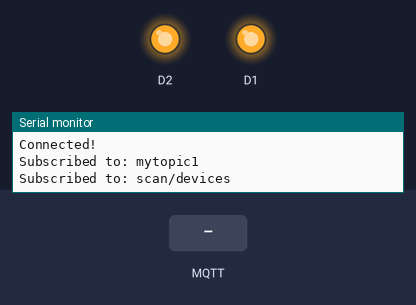
Recording of a sketch running on a simulated ESP8266 (NodeMCU). Shown: output pins drawn as LEDs (lit = HIGH), the last lines printed to the serial monitor. The test bench sets the inputs (shaded band). WiFi joins after 1.5 s; servers stay silent unless stated; no MQTT or app messages arrive unless stated.

Above: at 2.8 s.
2.9 s: MQTT message "up" arrives on the first subscribed topic
At 3.5 s:
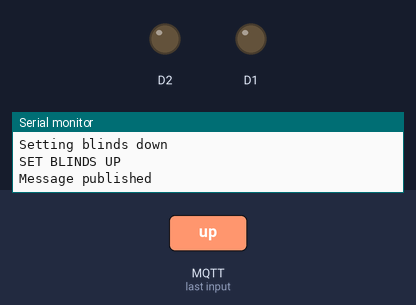
4.4 s: MQTT message "down" arrives on the first subscribed topic
At 4.8 s:
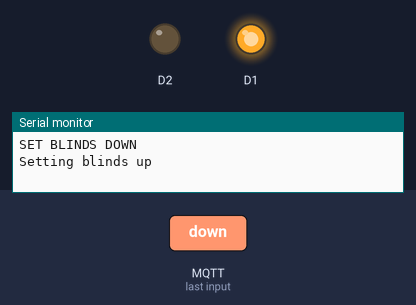
5.9 s: MQTT message "stop" arrives on the first subscribed topic
At 7.2 s:
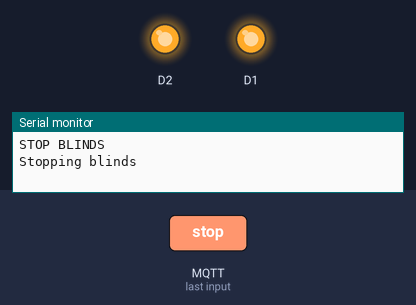
Timing chart, 0 to 8.9 s (numbered marks = the images above; inputs shaded):
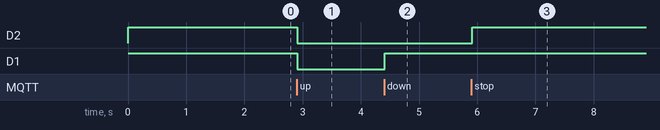

The sketch:

blinds_control_esp8266.ino
```cpp
#define _DEBUG_

#include "ESP8266WiFi.h"
#include <ESP8266HTTPClient.h>
#include <ArduinoJson.h>
#include <PubSubClient.h>

//// Device class and attributes
//class Device {
//  public:
//  char* name = "blinds_001";
//  const char* deviceType = "blinds";
//  char* state;
//  bool isFree = true;
//};

//Device *device;

// Network configuration
const char* networkName = "GlobalVeronaE3";
const char* networkPwd = "JonSnowviuaXaloc6";

// MQTT configuration
const char* brokerUrl = "hairdresser.cloudmqtt.com";
int mqttPort = 15720;
const char* userMQTT = "ocyeyzzp";
const char* pwdMQTT = "VDHkF95QJPAl";
const char* brokerInstance = "pda-home-automation";
const char* mqttTopicReceive = "mytopic1";
const char* mqttTopicRespond = "otherTopic";
const char* mqttTopicScanReceive = "scan/devices";
const char* mqttTopicScanRespond = "confirm/free";

//WiFiClient and PubSubClient instances
WiFiClient espClient;
PubSubClient mqttClient(espClient);


void setup() {

//  device = new Device();

  // Set up inputs
  pinMode(D5, INPUT);
  pinMode(D6, INPUT);
  pinMode(D7, INPUT);

  // Set up outputs
  pinMode(D1, OUTPUT);
  pinMode(D2, OUTPUT);

  digitalWrite(D1,HIGH);
  digitalWrite(D2, HIGH);

  Serial.begin(115200);

  // Connect to Network
  wifiConnect();

  mqttClient.setServer(brokerUrl, mqttPort);
  mqttClient.setCallback(callback);
}

void wifiConnect(){
  #ifdef _DEBUG_
    Serial.println();
    Serial.println("Starting network connection");
    Serial.print(networkName);
  #endif

   // Set up Network Connection
  WiFi.mode(WIFI_STA);
  WiFi.disconnect();
  delay(100);

  WiFi.begin(networkName, networkPwd);

  while (WiFi.status() != WL_CONNECTED)
  {
    delay(500);

    #ifdef _DEBUG_
      Serial.print(".");
    #endif
  }
  Serial.println();

  #ifdef _DEBUG_
    Serial.println("Connected, IP address: ");
    Serial.print(WiFi.localIP());
  #endif
}

void mqttConnect() {
  while (!mqttClient.connected()) {
    Serial.println("Attempting MQTT connection...");
    // Attempt to connect
    if (mqttClient.connect(brokerInstance, userMQTT, pwdMQTT)){
      Serial.println("Connected!");

      // Subscribe
      mqttClient.subscribe(mqttTopicReceive);
      Serial.print("Subscribed to: ");
      Serial.println(mqttTopicReceive);

      mqttClient.subscribe(mqttTopicScanReceive);
      Serial.print("Subscribed to: ");
      Serial.println(mqttTopicScanReceive);

    } else {
      Serial.println("Failed: ");
      Serial.print(mqttClient.state());
      Serial.println("Try again in 5 seconds");

      // Wait 5 seconds before retrying
      delay(5000);
    }
  }
}

void callback(char* topic, byte* message, unsigned int length) {
  Serial.print("Message arrived on topic: ");
  Serial.print(topic);
  Serial.print(". Message: ");
  String messageStr;

  for (int i = 0; i < length; i++) {
    Serial.print((char)message[i]);
    messageStr += (char)message[i];
  }
  Serial.println();

  if (String(topic) == mqttTopicReceive) {

    digitalWrite(D1, LOW);
    digitalWrite(D2, HIGH);
    if (messageStr == "up") {

      setBlindsDown();
      Serial.println("SET BLINDS UP");
      // Send response
      char payload[12] = "blinds-up";
      mqttClient.publish(mqttTopicRespond, payload);
      Serial.println("Message published");

    } else if (messageStr == "down") {

      Serial.println("SET BLINDS DOWN");
      setBlindsUp();
      // Send response
      char payload[12] = "blinds-down";
      mqttClient.publish(mqttTopicRespond, payload);

    } else if (messageStr == "stop") {

      Serial.println("STOP BLINDS");
      stopBlinds();
      // Send response
      char payload[12] = "blinds-stop";
      mqttClient.publish(mqttTopicRespond, payload);

    } else {

      Serial.println("INVALID MESSAGE");
      stopBlinds();
      // Send response
      char payload[12] = "invalid-msg";
      mqttClient.publish(mqttTopicRespond, payload);

    }
  }
//  else if ( String(topic) == mqttTopicScanReceive) {
//    if (messageStr == "who is free?" && device->isFree) {
//      // Send response
//      char payload[12];
//      sprintf(payload,"%s/%s",device->name,device->deviceType);
//      //mqttClient.publish(mqttTopicScanRespond, payload);
//    } else if (messageStr == "you are now registered" && device->isFree) {
//      device->isFree = false;
//    }
//
//  }
}

void loop() {
  //if (WiFi.status() == WL_CONNECTED) {
    if (!mqttClient.connected()) {
      mqttConnect();
    }

//    int stopButtonVal = digitalRead(D5);
//    if(stopButtonVal == HIGH) {
//      Serial.println("STOP BUTTON PRESSED!!!");
//      stopBlinds();
//    }
//
//    int upButtonVal = digitalRead(D6);
//    if(upButtonVal == HIGH) {
//      Serial.println("UP BUTTON PRESSED!!!");
//      setBlindsUp();
//    }
//
//    int downButtonVal = digitalRead(D7);
//    if(downButtonVal == HIGH) {
//      Serial.println("DOWN BUTTON PRESSED!!!");
//      setBlindsDown();
//    }

    mqttClient.loop();

    delay(250);
 }

 void setBlindsDown(){
    #ifdef _DEBUG_
      Serial.println("Setting blinds down");
    #endif

  digitalWrite(D1, LOW);
  digitalWrite(D2, LOW);
  //delay(15000);
  //digitalWrite(D2, HIGH);
 }


 void setBlindsUp(){
    #ifdef _DEBUG_
      Serial.println("Setting blinds up");
    #endif

  digitalWrite(D1, HIGH);
  digitalWrite(D2, LOW);
  //delay(15000);
  //digitalWrite(D2, HIGH);
 }

  void stopBlinds(){
    #ifdef _DEBUG_
      Serial.println("Stopping blinds");
    #endif

    digitalWrite(D2, HIGH);
    digitalWrite(D1, HIGH);
 }
```

Measured:
- after the input at 2.9 s, D2, D1: HIGH → LOW at once
- after the input at 4.4 s, D1: LOW → HIGH at once
- after the input at 5.9 s, D2: LOW → HIGH at once
